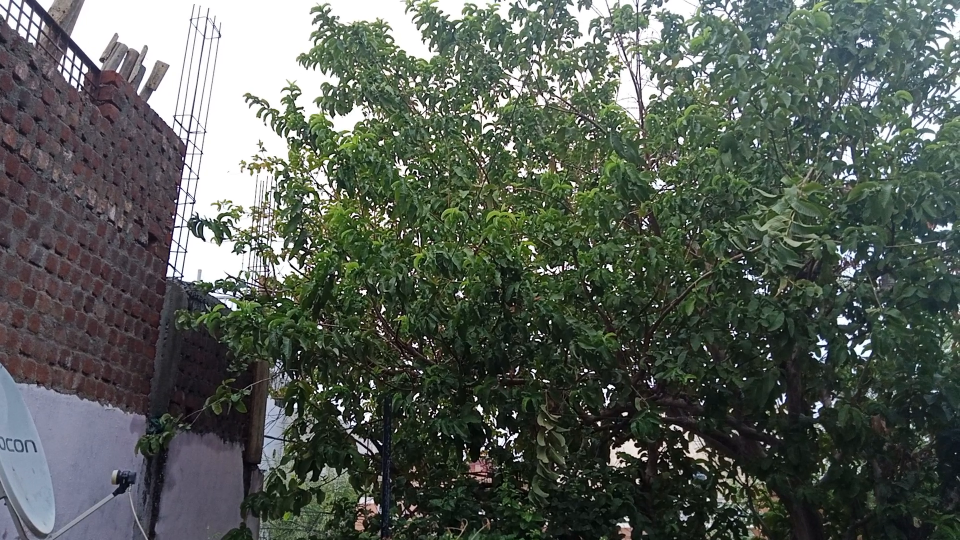
#> input picture frame 24 of VID20230624183754.mp4, 1920 x 1080 px, given in place of Fast_X.mp4, which was not available (shown at 1/2 size)
$ python snapshot.py
#> lines starting #> are read from the running program, lines starting #| are printed output that depends on the picture; pictures that were not available may be replaced by others from this repository, and a replacement may not be noted
import cv2
import random

def snapshot_random_frames(video_path, num_frames, output_dir):
    # Open the video file
#> called with video_path = 'Fast_X.mp4', num_frames = 5, output_dir = 'snapshots'
    video = cv2.VideoCapture(video_path)

    # Get the total number of frames in the video
    total_frames = int(video.get(cv2.CAP_PROP_FRAME_COUNT))

    # Generate random frame indices
    frame_indices = random.sample(range(total_frames), num_frames)

    # Read the video and save the selected frames
    for frame_index in frame_indices:
        # Set the frame index
        video.set(cv2.CAP_PROP_POS_FRAMES, frame_index)

        # Read the frame
        ret, frame = video.read()

        # Check if the frame was successfully read
        if ret:
            # Generate a unique filename for the frame
            output_path = f'{output_dir}/frame_{frame_index}.jpg'

            # Save the frame as an image
            cv2.imwrite(output_path, frame)
            print(f'Saved frame {frame_index} as {output_path}')
#> this loop made 5 passes
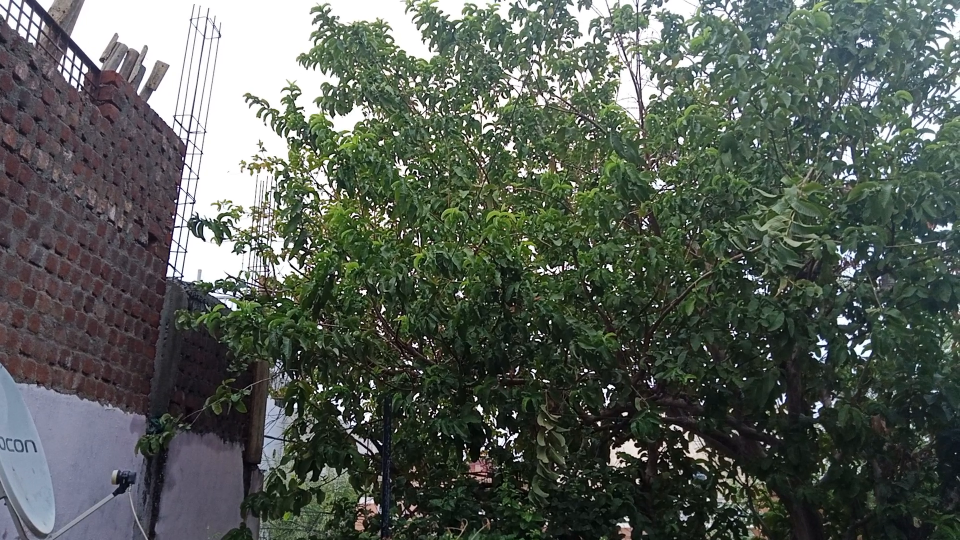
#> input picture frame 24 of VID20230624183754.mp4, 1920 x 1080 px, given in place of Fast_X.mp4, which was not available (shown at 1/2 size)
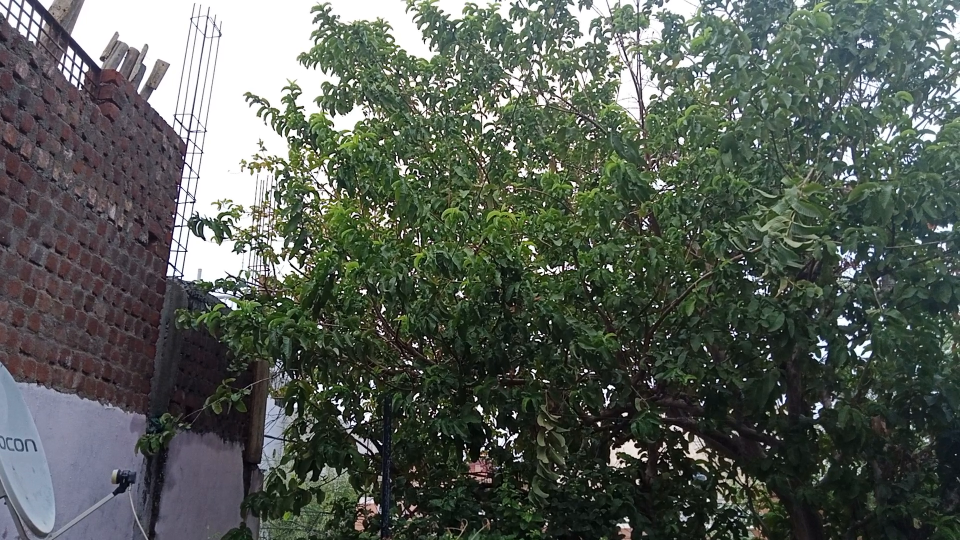
#> input picture frame 26 of VID20230624183754.mp4, 1920 x 1080 px, given in place of Fast_X.mp4, which was not available (shown at 1/2 size)
#> pass 3, in snapshot_random_frames, `ret, frame = video.read()`:
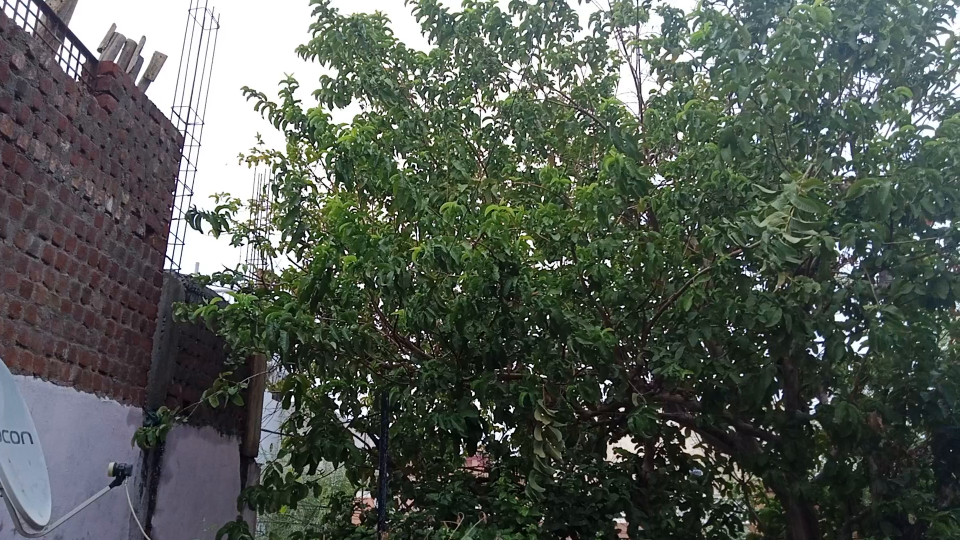
#> frame: shape (1080, 1920, 3) (shown at 1/2 size); mean B, G, R 82.6, 90.2, 83.3

    # Release the video object
    video.release()

# Example usage
video_path = 'Fast_X.mp4'
num_frames = 5
output_dir = 'snapshots'

snapshot_random_frames(video_path, num_frames, output_dir)

$ run again, starting later in the video
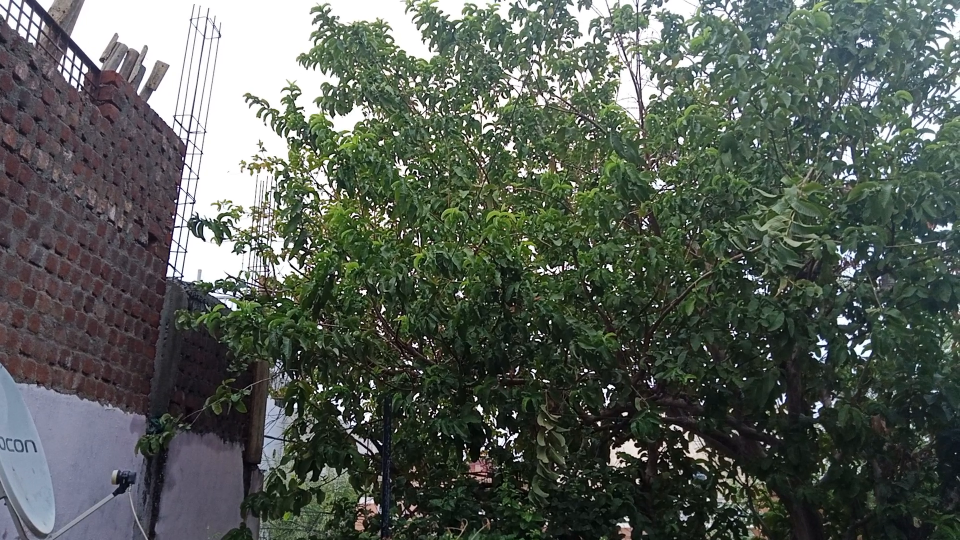
#> input picture frame 24 of VID20230624183754.mp4, 1920 x 1080 px, given in place of Fast_X.mp4, which was not available (shown at 1/2 size)
#> the loop in snapshot_random_frames, `for frame_index in frame_indices:` made 5 passes
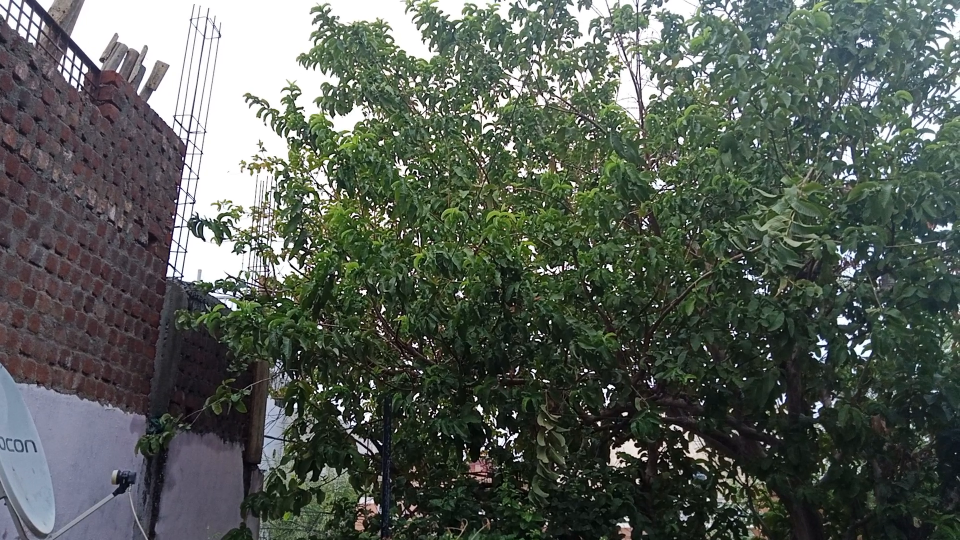
#> input picture frame 24 of VID20230624183754.mp4, 1920 x 1080 px, given in place of Fast_X.mp4, which was not available (shown at 1/2 size)
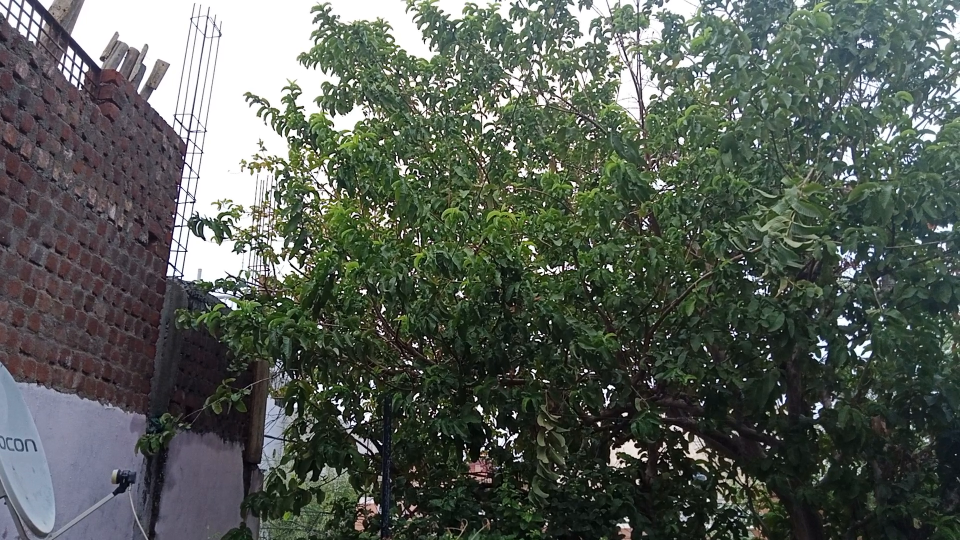
#> input picture frame 26 of VID20230624183754.mp4, 1920 x 1080 px, given in place of Fast_X.mp4, which was not available (shown at 1/2 size)

$ run again, starting later in the video
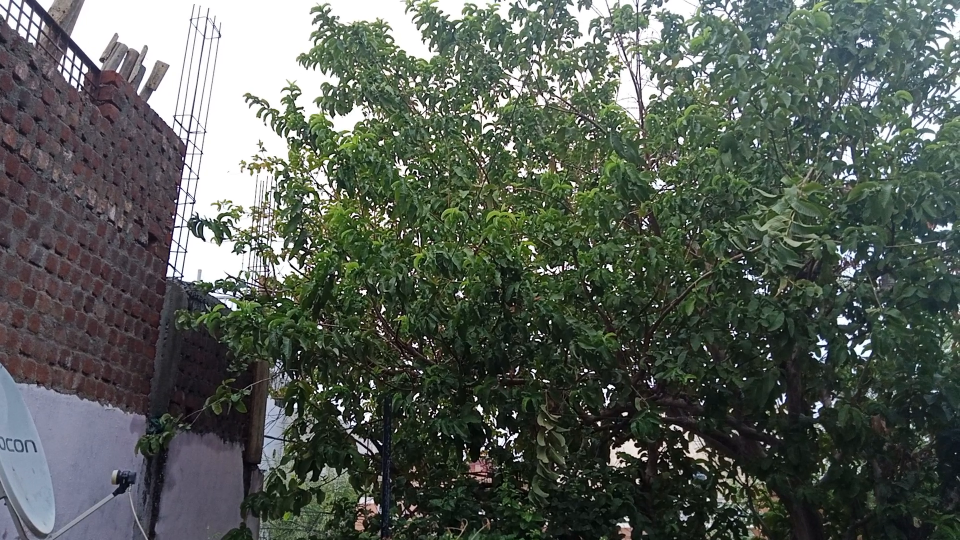
#> input picture frame 24 of VID20230624183754.mp4, 1920 x 1080 px, given in place of Fast_X.mp4, which was not available (shown at 1/2 size)
#> the loop in snapshot_random_frames, `for frame_index in frame_indices:` made 5 passes
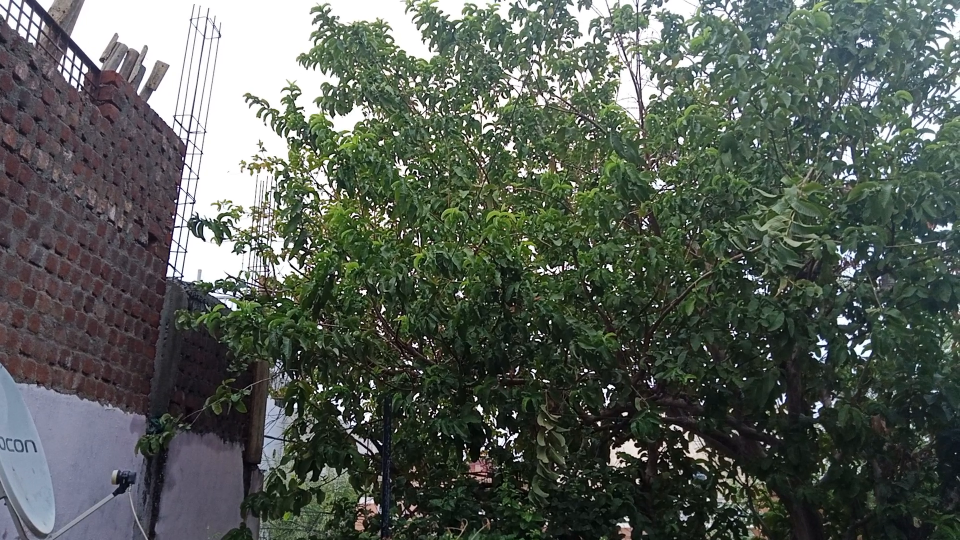
#> input picture frame 24 of VID20230624183754.mp4, 1920 x 1080 px, given in place of Fast_X.mp4, which was not available (shown at 1/2 size)
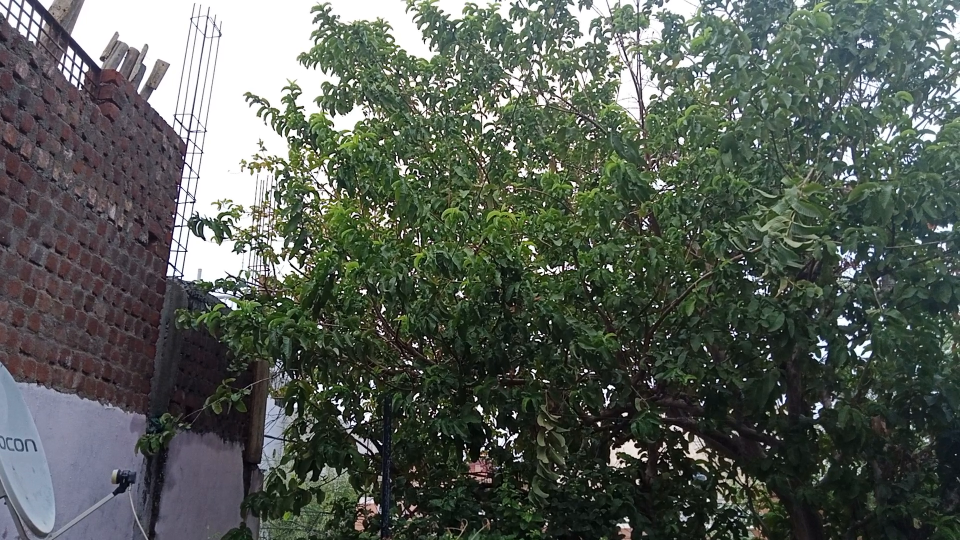
#> input picture frame 26 of VID20230624183754.mp4, 1920 x 1080 px, given in place of Fast_X.mp4, which was not available (shown at 1/2 size)
